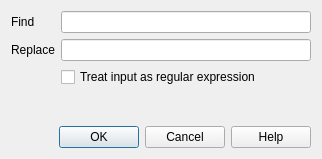
<ui version="4.0" >
 <class>Dialog</class>
 <widget class="QDialog" name="Dialog" >
  <property name="geometry" >
   <rect>
    <x>0</x>
    <y>0</y>
    <width>322</width>
    <height>159</height>
   </rect>
  </property>
  <property name="windowTitle" >
   <string>Find and Replace</string>
  </property>
  <layout class="QVBoxLayout" name="verticalLayout" >
   <item>
    <layout class="QGridLayout" name="gridLayout" >
     <item row="0" column="0" >
      <widget class="QLabel" name="label" >
       <property name="text" >
        <string>Find</string>
       </property>
      </widget>
     </item>
     <item row="0" column="1" >
      <widget class="QLineEdit" name="find" />
     </item>
     <item row="1" column="0" >
      <widget class="QLabel" name="label_2" >
       <property name="text" >
        <string>Replace</string>
       </property>
      </widget>
     </item>
     <item row="1" column="1" >
      <widget class="QLineEdit" name="replace" />
     </item>
     <item row="2" column="1" >
      <widget class="QCheckBox" name="re" >
       <property name="text" >
        <string>Treat input as regular expression</string>
       </property>
      </widget>
     </item>
    </layout>
   </item>
   <item>
    <spacer name="verticalSpacer" >
     <property name="orientation" >
      <enum>Qt::Vertical</enum>
     </property>
     <property name="sizeHint" stdset="0" >
      <size>
       <width>20</width>
       <height>40</height>
      </size>
     </property>
    </spacer>
   </item>
   <item>
    <widget class="QDialogButtonBox" name="buttonBox" >
     <property name="orientation" >
      <enum>Qt::Horizontal</enum>
     </property>
     <property name="standardButtons" >
      <set>QDialogButtonBox::Cancel|QDialogButtonBox::Help|QDialogButtonBox::Ok</set>
     </property>
    </widget>
   </item>
  </layout>
 </widget>
 <tabstops>
  <tabstop>find</tabstop>
  <tabstop>replace</tabstop>
  <tabstop>re</tabstop>
  <tabstop>buttonBox</tabstop>
 </tabstops>
 <resources/>
 <connections>
  <connection>
   <sender>buttonBox</sender>
   <signal>accepted()</signal>
   <receiver>Dialog</receiver>
   <slot>accept()</slot>
   <hints>
    <hint type="sourcelabel" >
     <x>252</x>
     <y>127</y>
    </hint>
    <hint type="destinationlabel" >
     <x>157</x>
     <y>274</y>
    </hint>
   </hints>
  </connection>
  <connection>
   <sender>buttonBox</sender>
   <signal>rejected()</signal>
   <receiver>Dialog</receiver>
   <slot>reject()</slot>
   <hints>
    <hint type="sourcelabel" >
     <x>286</x>
     <y>127</y>
    </hint>
    <hint type="destinationlabel" >
     <x>286</x>
     <y>274</y>
    </hint>
   </hints>
  </connection>
 </connections>
</ui>
